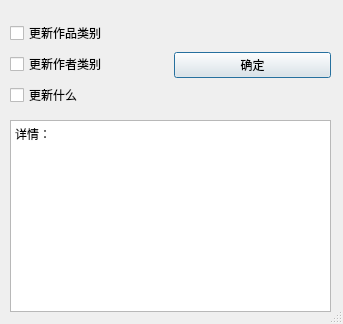
<?xml version="1.0" encoding="UTF-8"?>
<ui version="4.0">
 <class>Dialog</class>
 <widget class="QDialog" name="Dialog">
  <property name="geometry">
   <rect>
    <x>0</x>
    <y>0</y>
    <width>343</width>
    <height>324</height>
   </rect>
  </property>
  <property name="windowTitle">
   <string>Dialog</string>
  </property>
  <property name="sizeGripEnabled">
   <bool>true</bool>
  </property>
  <widget class="QTextBrowser" name="textBrowser">
   <property name="geometry">
    <rect>
     <x>10</x>
     <y>120</y>
     <width>321</width>
     <height>192</height>
    </rect>
   </property>
   <property name="html">
    <string>&lt;!DOCTYPE HTML PUBLIC &quot;-//W3C//DTD HTML 4.0//EN&quot; &quot;http://www.w3.org/TR/REC-html40/strict.dtd&quot;&gt;
&lt;html&gt;&lt;head&gt;&lt;meta name=&quot;qrichtext&quot; content=&quot;1&quot; /&gt;&lt;style type=&quot;text/css&quot;&gt;
p, li { white-space: pre-wrap; }
&lt;/style&gt;&lt;/head&gt;&lt;body style=&quot; font-family:'SimSun'; font-size:9pt; font-weight:400; font-style:normal;&quot;&gt;
&lt;p style=&quot; margin-top:0px; margin-bottom:0px; margin-left:0px; margin-right:0px; -qt-block-indent:0; text-indent:0px;&quot;&gt;详情：&lt;/p&gt;&lt;/body&gt;&lt;/html&gt;</string>
   </property>
  </widget>
  <widget class="QWidget" name="">
   <property name="geometry">
    <rect>
     <x>10</x>
     <y>20</y>
     <width>321</width>
     <height>91</height>
    </rect>
   </property>
   <layout class="QHBoxLayout" name="horizontalLayout">
    <item>
     <layout class="QVBoxLayout" name="verticalLayout">
      <item>
       <widget class="QCheckBox" name="checkBox">
        <property name="text">
         <string>更新作品类别</string>
        </property>
       </widget>
      </item>
      <item>
       <widget class="QCheckBox" name="checkBox_2">
        <property name="text">
         <string>更新作者类别</string>
        </property>
       </widget>
      </item>
      <item>
       <widget class="QCheckBox" name="checkBox_3">
        <property name="text">
         <string>更新什么</string>
        </property>
       </widget>
      </item>
     </layout>
    </item>
    <item>
     <widget class="QPushButton" name="pushButton">
      <property name="text">
       <string>确定</string>
      </property>
     </widget>
    </item>
   </layout>
  </widget>
 </widget>
 <resources/>
 <connections/>
</ui>
